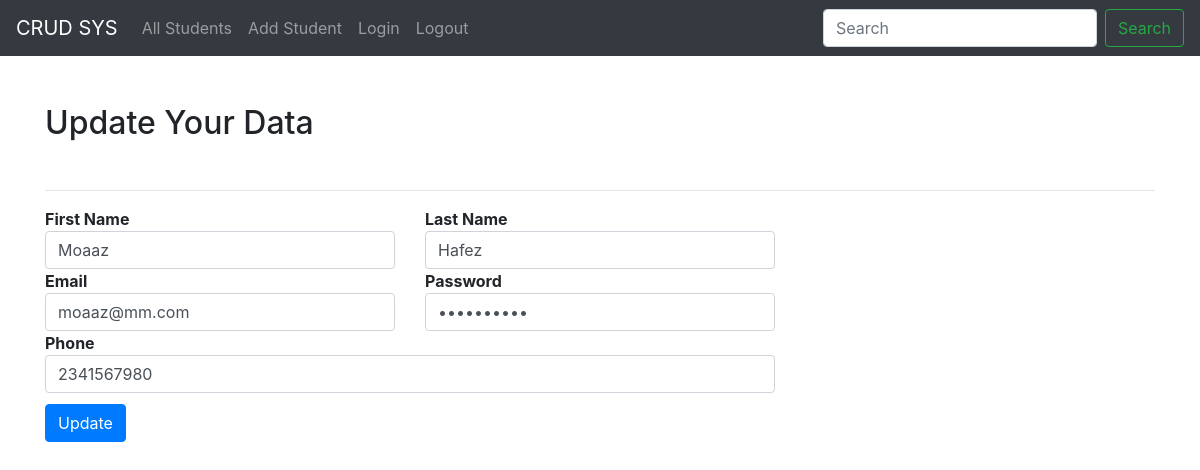
The app's page /studentController.php?update=2 with its own data.
### tables this page shows
CREATE TABLE `students` (
  `id` int(11) NOT NULL,
  `fname` varchar(255) NOT NULL,
  `lname` varchar(255) NOT NULL,
  `email` varchar(255) NOT NULL,
  `password` varchar(255) NOT NULL,
  `phone` varchar(255) NOT NULL
);

### db.php (called while the page is built, shortened)
<?php
class DB
{
    private $host = "localhost";
    private $dbname = "phpcrudpdo";
    private $user = "root";
    private $password = "";
    private $dbtype = "mysql";
    private $connection;
    public function __construct()
    {
        try {
            $this->connection = new pdo(
                "$this->dbtype:
                    host=$this->host;
                    dbname=$this->dbname",
                $this->user,
                $this->password
            );
            $this->connection->setAttribute(PDO::ATTR_ERRMODE, PDO::ERRMODE_EXCEPTION);
        } catch (PDOException $e) {
            echo " Fail " . $e->getMessage();
        }
    }
    function getAllRows($table, $data, $condition = '')
    {
        $sql = "SELECT $data from $table $condition";
        $query = $this->connection->prepare($sql);
        return $query;
    }
}

### studentController.php (the view, shortened to what this page needs)
<?php
require_once("db.php");
$connection = new DB();
$conn = $connection->getConnection();
if (isset($_POST["login"])) {
    try {
        if (empty($_POST["email"]) || empty($_POST["password"])) {
            $_SESSION['errMessage'] = $connection->errMessage("All fields are required");
            header("Location:login.php");
        } else {
            $_SESSION['errMessage'] = '';
            $query = "SELECT * FROM students WHERE email = :email AND password = :password";
            $statement = $conn->prepare($query);
            $statement->execute(
                array(
                    'email'        =>     $_POST["email"],
                    'password'     =>     $_POST["password"]
                )
            );
            $count = $statement->rowCount();
            if ($count > 0) {
                $_SESSION['errMessage'] = '';
                $_SESSION["email"] = $_POST["email"];
                $rowData = $statement->fetch();
                $_SESSION["Name"] = $rowData["fname"] . " " . $rowData["lname"];
                header("location:list.php");
            } else {
                $_SESSION["email"] = '';
                $_SESSION["Name"] = '';
                $_SESSION['errMessage'] = $connection->errMessage("Email or Password Invalid!");
                header("Location:login.php");
            }
        }
    } catch (PDOException $error) {
        echo "Errrrrror " . $connection->errMessage($error->getMessage());
    }
    }
    else if (isset($_GET['update'])) {
        $query = $connection->getAllRows("students", '*', "where id={$_GET['update']}");
        $query->execute();
        $result = $query->fetch(PDO::FETCH_OBJ);
        if ($query->rowCount() > 0) {
        ?>
<!DOCTYPE html>
<html lang="en">
<head>
    <link rel="stylesheet" href="https://cdnjs.cloudflare.com/ajax/libs/font-awesome/6.0.0-beta3/css/all.min.css"
 />
    <link rel="stylesheet" href="https://maxcdn.bootstrapcdn.com/bootstrap/4.0.0/css/bootstrap.min.css"
>
</head>
<body>
    <nav class="navbar navbar-expand-lg navbar-dark bg-dark">
        <a class="navbar-brand" href="#">CRUD SYS</a>
        <div class="collapse navbar-collapse" id="navbarSupportedContent">
            <ul class="navbar-nav mr-auto">
                <li class="nav-item">
                    <a class="nav-link" href="list.php">All Students</a>
                </li>
                <li class="nav-item">
                    <a class="nav-link" href="addStudent.php">Add Student</a>
                </li>
                <li class="nav-item">
                    <a class="nav-link" href="login.php">Login</a>
                </li>
                <li class="nav-item">
                    <a class="nav-link" href="studentController.php<?php echo "?logout" ?>">Logout</a>
                </li>
            </ul>
            <form class="form-inline my-2 my-lg-0">
                <input class="form-control mr-sm-2" type="search" placeholder="Search" aria-label="Search">
                <button class="btn btn-outline-success my-2 my-sm-0" type="submit">Search</button>
            </form>
        </div>
    </nav>
    <br>
    <div class="container">
        <br>
        <h2>Update Your Data</h2>
        <br>
        <hr>
        <form method="post" action="studentController.php">
            <div class="row">
                <div class="col-md-4"><b>First Name</b>
                    <input type="text" name="fname" value="<?php echo htmlentities($result->fname); ?>"
                        class="form-control">
                </div>
                <div class="col-md-4"><b>Last Name</b>
                    <input type="text" name="lname" value="<?php echo htmlentities($result->lname); ?>"
                        class="form-control">
                </div>
            </div>
            <div class="row">
                <div class="col-md-4"><b>Email</b>
                    <input type="text" name="email" value="<?php echo htmlentities($result->email); ?>"
                        class="form-control">
                </div>
                <div class="col-md-4"><b>Password</b>
                    <input type="password" name="pass" value="<?php echo htmlentities($result->password); ?>"
                        class="form-control">
                </div>
            </div>
            <div class="row">
                <div class="col-md-8"><b>Phone</b>
                    <input type="text" name="phone" class="form-control"
                        value="<?php echo htmlentities($result->phone); ?>"></input>
                </div>
            </div>
            <div class="row" style="margin-top:1%">
                <div class="col-md-8">
                    <input class="btn btn-primary" type="submit" name="updateBtn" value="Update">
                </div>
            </div>
        </form>
    </div>
</body>
</html>
<?php
        }
    } else if (isset($_POST['updateBtn'])) {
        $error_array = [];
        $fname = $_POST['fname'];
        $lname = $_POST['lname'];
        $email = $_POST['email'];
        $pass = $_POST['pass'];
        $phone = $_POST['phone'];
        $email_pattern = "^[_a-z0-9-]+(\.[_a-z0-9-]+)*@[a-z0-9-]+(\.[a-z0-9-]+)*(\.[a-z]{2,3})$^";
        $mobileno = strlen($_POST["phone"]);
        $passlen = strlen($_POST["pass"]);
        if (
            empty($fname) && empty($lname) &&
            empty($email) && empty($pass) &&
            empty($phone)
        ) {
            $error_array["allEmpty"] = 'All fields are required';
        }
        if (!preg_match("/^[a-zA-z]*$/", $fname)) {
            $error_array["fname"] = "Only alphabets and whitespace are allowed.";
        } else if (empty($fname)) {
            $error_array["fname"] = "This Field is Required..";
        }
        if (!preg_match("/^[a-zA-z]*$/", $lname)) {
            $error_array["lname"] = "Only alphabets and whitespace are allowed.";
        } else if (empty($lname)) {
            $error_array["lname"] = "This Field is Required..";
        }
        if (empty($phone)) {
            $error_array["phone"] = "This Field is Required..";
            $error_array["pholen"] = "";
        } else if (!preg_match("/^[0-9]*$/", $phone)) {
            $error_array["phone"] = "Only numeric value is allowed.";
        } else if ($mobileno !== 10) {
            $error_array["pholen"] = "Mobile must have 10 digits.";
        }
        if (empty($pass)) {
            $error_array["passlen"] = "This Field is Required..";
        } else if ($passlen < 8 || $passlen > 15) {
            $error_array["passlen"] = "Min password is 8 characters & Max is 15";
        }
        if (empty($email)) {
            $error_array["email"] = "This Field is Required..";
        } else if (!preg_match($email_pattern, $email)) {
            $error_array["email"] = "Email is not valid.";
        }
        if (sizeof($error_array) > 0) {
            $_SESSION["error_array"] = $error_array;
            header("Location:studentController.php?update={$_SESSION['stuId']}");
        } else {
            try {
                echo "Session Third <br>";
                var_dump($_SESSION);
                $_SESSION["dupl_error"] = '';
                $query = $connection->updateRow("students", "fname=:fn,lname=:ln,email=:eml,password=:pass,phone=:pho", "where id={$_SESSION['stuId']}");
                $query->bindParam(':fn', $fname, PDO::PARAM_STR);
                $query->bindParam(':ln', $lname, PDO::PARAM_STR);
                $query->bindParam(':eml', $email, PDO::PARAM_STR);
                $query->bindParam(':pass', $pass, PDO::PARAM_STR);
                $query->bindParam(':pho', $phone, PDO::PARAM_STR);
                $query->execute();
                header("Location: list.php");
                $_SESSION["error_array"] = '';
            } catch (PDOException $e) {
                echo "Session Fourth <br>";
                var_dump($_SESSION);
                if ($e->errorInfo[1] == 1062) {
                    foreach ($e->errorInfo as $item) {
                        if (str_contains($item, 'email')) {
                            $dupl_error = 'Email already exists.';
                        } else if (str_contains($item, 'password')) {
                            $dupl_error = 'Password already exists.';
                        }
                    }
                    if (sizeof($error_array) > 0) {
                        $_SESSION["error_array"] = $error_array;
                    } else {
                        $_SESSION["error_array"] = '';
                    }
                    $_SESSION["dupl_error"] = $dupl_error;
                    header("Location:studentController.php?update={$_SESSION['stuId']}");
                }
            }
        }
    }
    ?>

### records on screen
students: fname "Moaaz", lname "Hafez", email "moaaz@mm.com", phone "2341567980"
